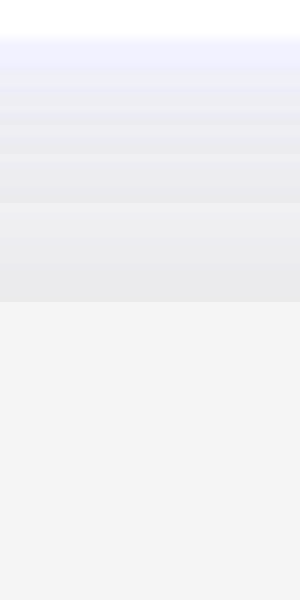
Frame 1 (no input)
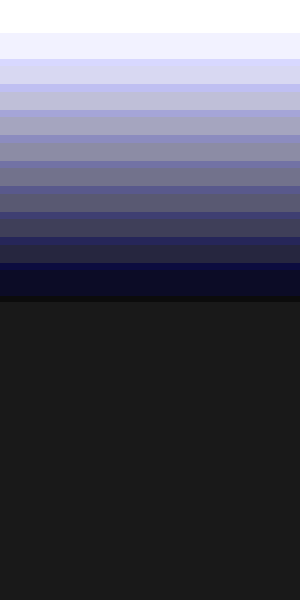
Frame 60 (the mouse pressed at the canvas centre just before this capture)
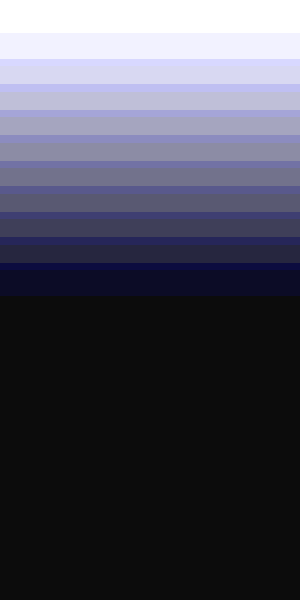
Frame 120 (the mouse held since frame 60 and released just before this capture)

The Processing sketch that drew these frames (run headless with seeded random() and noise(); from frame 60 on, the mouse is pressed at the canvas centre):

// Processing sketch: processing_24406
// ── processing_24406.pde

int x=25;

void setup(){
  size (300, 600);
  background (255);
}

void draw (){
//  int y=1;
//  while (y < x){
//  line (0, width/x*y, width/x*y, width/x*y);
//  y=y+1;
// }

  noStroke ();
  int z=20;
  int rgb=66;
  while (z < height){
  fill(189+rgb, 189+rgb, 222+rgb, 10);
  rect(0, 1*z, width, height/z); 
  z=z+1;
  rgb=rgb-1;
  }

//  noStroke ();
//  fill (189, 189, 222, 128);
//  rect (0, 0, width, height/20);
//  fill (159, 179, 222, 128);
//  rect (0, height/25, width, height/20);
//  fill (179, 242, 154, 128);
//  rect (0, height/20+height/20*18, width, height/20); 
  
}
